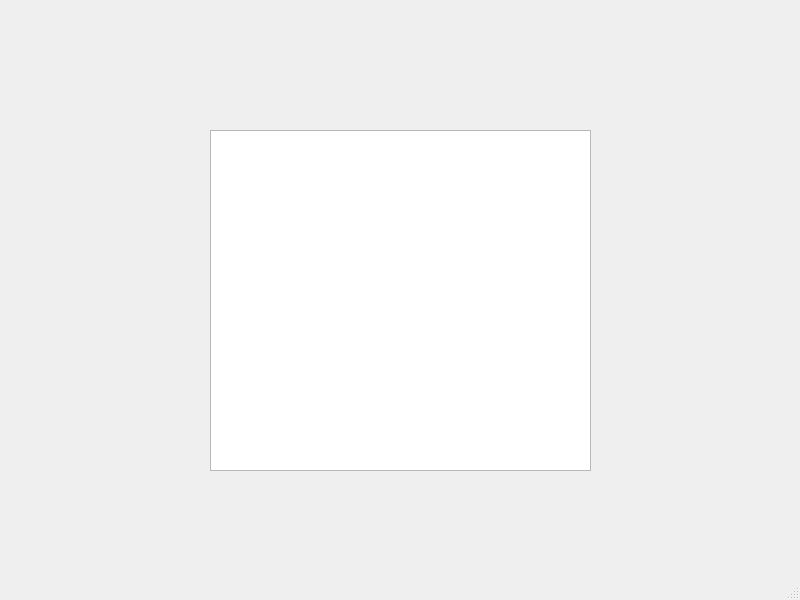
<?xml version="1.0" encoding="UTF-8"?>
<ui version="4.0">
 <class>MainWindow</class>
 <widget class="QMainWindow" name="MainWindow">
  <property name="geometry">
   <rect>
    <x>0</x>
    <y>0</y>
    <width>800</width>
    <height>600</height>
   </rect>
  </property>
  <property name="windowTitle">
   <string>MainWindow</string>
  </property>
  <widget class="QWidget" name="centralwidget">
   <widget class="QListView" name="listView">
    <property name="geometry">
     <rect>
      <x>210</x>
      <y>130</y>
      <width>381</width>
      <height>341</height>
     </rect>
    </property>
   </widget>
  </widget>
  <widget class="QMenuBar" name="menubar">
   <property name="geometry">
    <rect>
     <x>0</x>
     <y>0</y>
     <width>800</width>
     <height>21</height>
    </rect>
   </property>
  </widget>
  <widget class="QStatusBar" name="statusbar"/>
 </widget>
 <resources/>
 <connections/>
</ui>
